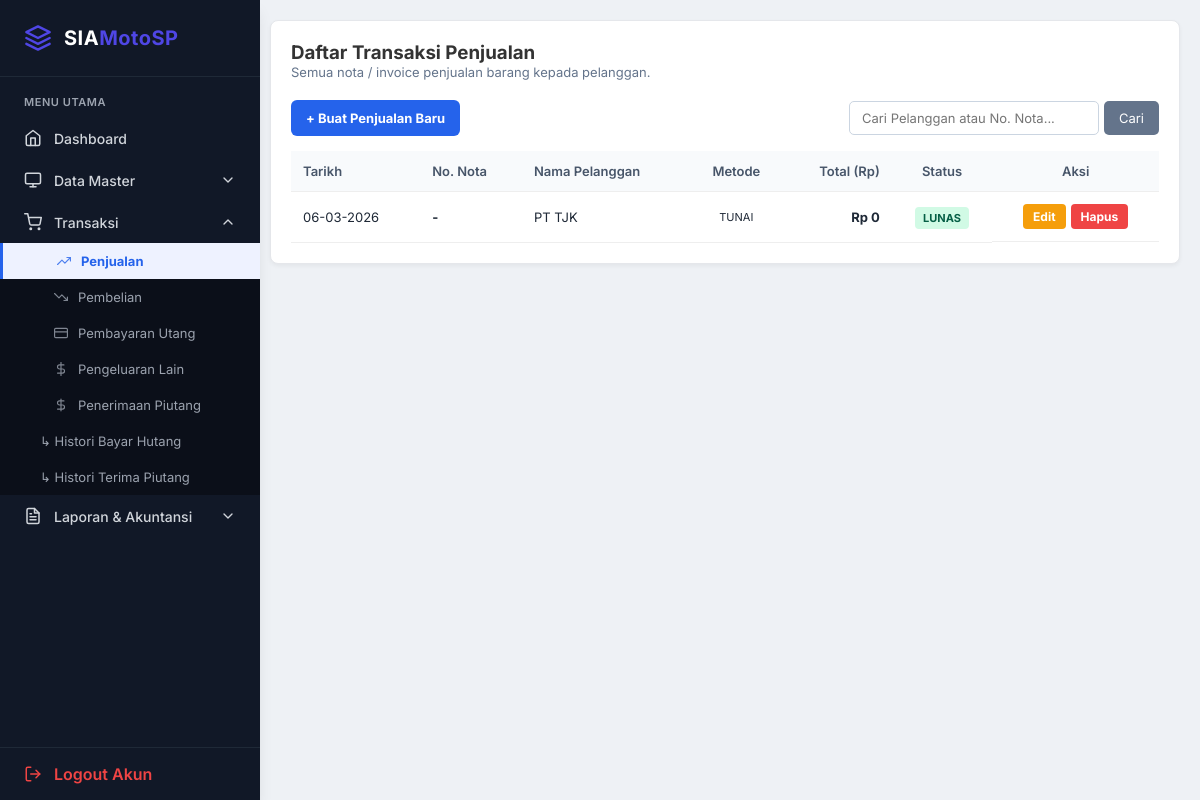
Before: /penjualan.php (signed in) with the older database file.
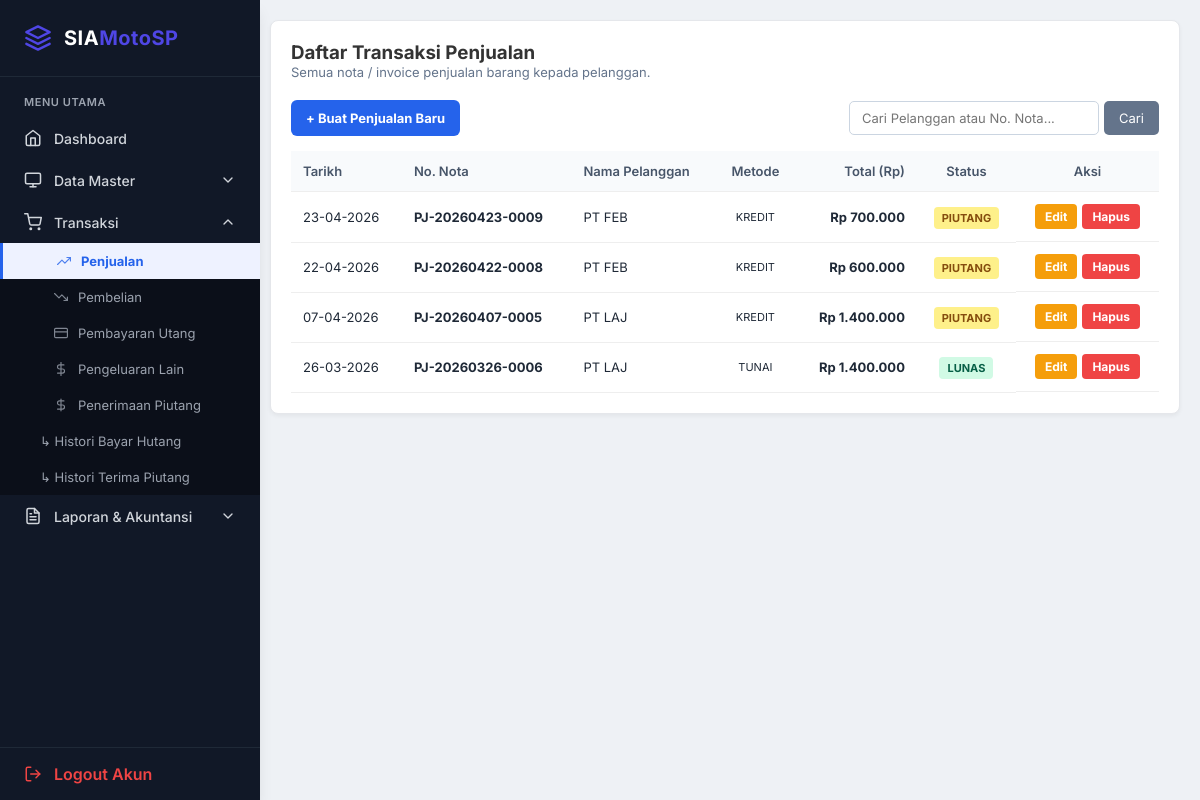
After: the same page with the newer database file.
### tables this page shows
CREATE TABLE `tb_penjualan` (
  `id` int NOT NULL,
  `no_nota` varchar(50) DEFAULT NULL,
  `tanggal` date DEFAULT NULL,
  `nama_pelanggan` varchar(100) DEFAULT NULL,
  `total` decimal(15,2) DEFAULT NULL,
  `metode` enum('tunai','kredit') DEFAULT 'tunai',
  `status_bayar` enum('lunas','belum') DEFAULT 'lunas',
  `sisa_piutang` int DEFAULT '0'
);

### penjualan.php (the view, shortened to what this page needs)
<?php
include "config/db.php";
$where = '';
$q = mysqli_query($conn, "
    SELECT *
    FROM tb_penjualan
    $where
    ORDER BY tanggal DESC, id DESC
");
?>
<!DOCTYPE html>
<html>
<head>
<link rel="stylesheet" href="inc/style.css">
</head>
<body>
<?php include "sidebar.php"; ?>
<div class="content">
    <div class="card">
        <h3>Daftar Transaksi Penjualan</h3>
        <p class="desc">Semua nota / invoice penjualan barang kepada pelanggan.</p>
        <div class="toolbar">
            <a href="penjualan_tambah.php" class="btn-tambah">+ Buat Penjualan Baru</a>
            <form method="GET" class="search-box">
                <input type="text" name="keyword" placeholder="Cari Pelanggan atau No. Nota..." value="<?= isset($_GET['keyword']) ? $_GET['keyword'] : '' ?>">
                <button type="submit">Cari</button>
            </form>
        </div>
        <table>
            <thead>
                <tr>
                    <th>Tarikh</th>
                    <th>No. Nota</th>
                    <th>Nama Pelanggan</th>
                    <th class="center">Metode</th>
                    <th class="right">Total (Rp)</th>
                    <th class="center">Status</th>
                    <th class="center">Aksi</th>
                </tr>
            </thead>
            <tbody>
                <?php
                if(mysqli_num_rows($q) > 0) {
                    while($row = mysqli_fetch_assoc($q)) {
                ?>
                <tr>
                    <td><?= date('d-m-Y', strtotime($row['tanggal'])) ?></td>
                    <td><strong><?= isset($row['no_nota']) ? $row['no_nota'] : '-' ?></strong></td>
                    <td><?= htmlspecialchars($row['nama_pelanggan']) ?></td>
                    <td class="center" style="text-transform: uppercase; font-size: 11px;"><?= $row['metode'] ?></td>
                    <td class="right" style="font-weight: bold;">Rp <?= number_format($row['total'] ?? 0, 0, ',', '.') ?></td>
                    <td class="center">
                        <?php if($row['status_bayar'] == 'lunas'): ?>
                            <span class="badge-lunas">LUNAS</span>
                        <?php else: ?>
                            <span class="badge-piutang">PIUTANG</span>
                        <?php endif; ?>
                    </td>
                    <td class="center aksi-btn">
                        <a href="penjualan_edit.php?id=<?= $row['id'] ?>" class="btn-sm btn-edit">Edit</a>
                        <a href="penjualan_hapus.php?id=<?= $row['id'] ?>" class="btn-sm btn-hapus" onclick="return confirm('Adakah anda pasti memadam nota penjualan ini? Stok dan Jurnal akan dibatalkan.')">Hapus</a>
                    </td>
                </tr>
                <?php
                    }
                } else {
                    echo "<tr><td colspan='7' class='center' style='padding: 20px; color: #94a3b8;'>Belum ada transaksi penjualan setakat ini.</td></tr>";
                }
                ?>
            </tbody>
        </table>
    </div>
</div>
</body>
</html>

Changed rows visible on the page:
removed tb_penjualan: tanggal "06-03-2026", nama_pelanggan "PT TJK", metode "TUNAI", total "0", status_bayar "LUNAS"
added tb_penjualan: tanggal "23-04-2026", no_nota "PJ-20260423-0009", nama_pelanggan "PT FEB", metode "KREDIT", total "700.000", status_bayar "PIUTANG"
added tb_penjualan: tanggal "22-04-2026", no_nota "PJ-20260422-0008", nama_pelanggan "PT FEB", metode "KREDIT", total "600.000", status_bayar "PIUTANG"
added tb_penjualan: tanggal "07-04-2026", no_nota "PJ-20260407-0005", nama_pelanggan "PT LAJ", metode "KREDIT", total "1.400.000", status_bayar "PIUTANG"
added tb_penjualan: tanggal "26-03-2026", no_nota "PJ-20260326-0006", nama_pelanggan "PT LAJ", metode "TUNAI", total "1.400.000", status_bayar "LUNAS"
